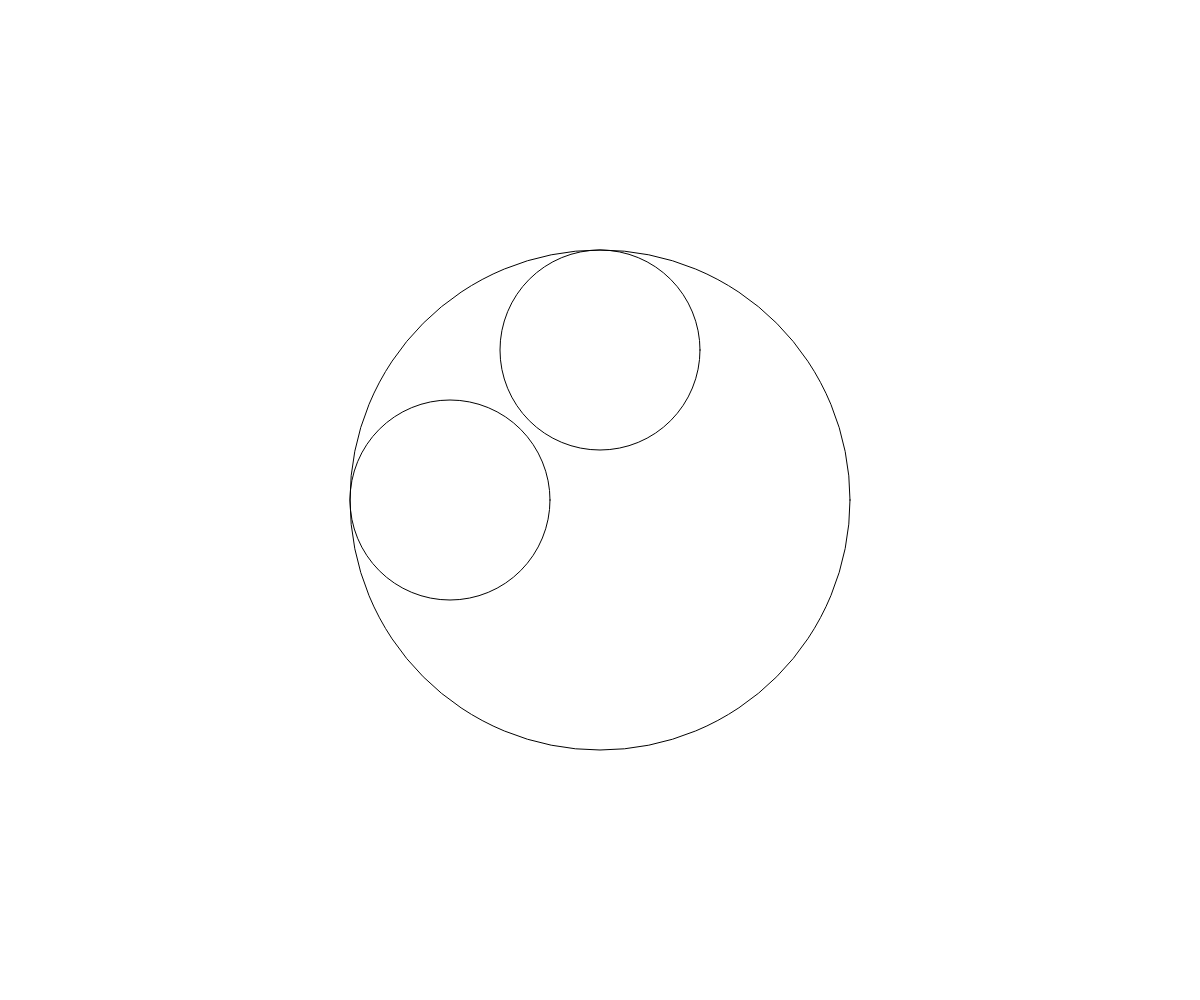
Frame 1 (no input)
Frame 60 (no input): identical to frame 1, image omitted
Frame 120 (the mouse pressed at the canvas centre since frame 60): identical to frame 1, image omitted

The p5.js sketch that drew this single still picture (run headless with seeded random() and noise() and a simulated clock; from frame 60 on, the mouse is pressed at the canvas centre):

// p5.js sketch
// ── sketch.js
// unsolved (for now) circle project


//TO DO 
//
//NOTE CONVERSION BELOW
///USE CONVERSION TO DO MATH W REGULAR POLYGON

function setup() {
  createCanvas(windowWidth, windowHeight);
  noFill();
  strokeWeight(1);
}

function draw() {
  background(255);
  translate(width / 2, height / 2);
  ellipse(0, 0, 500, 500);
  ellipse(0, -150, 200, 200);
  ellipse(-150, 0, 200, 200);
}




  // // Convert polar to cartesian
  // let x = r * cos(theta);
  // let y = r * sin(theta);

  // // Draw the ellipse at the cartesian coordinate
  // ellipseMode(CENTER);
  // noStroke();
  // fill(200);
  // ellipse(x, y, 32, 32);
